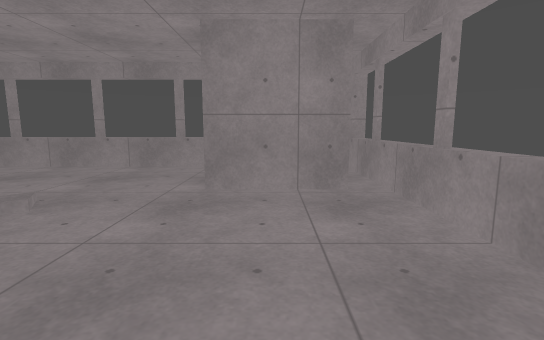
view 1 (above)

16 first-person views from a walk through a Godot game level. The camera is 1.2 m above the floor, tilts 8° down and sees 85° across. The floor is counted in squares, 0.5 m on a side. Each view is taken from the middle of a square. On the plan, view 1 faces up. The plan holds only what a view shows up to about 19 squares ahead; the rest is blank. The place goes on beyond the plan. Surface patterns are stand-ins for the level's own textures.

view 2
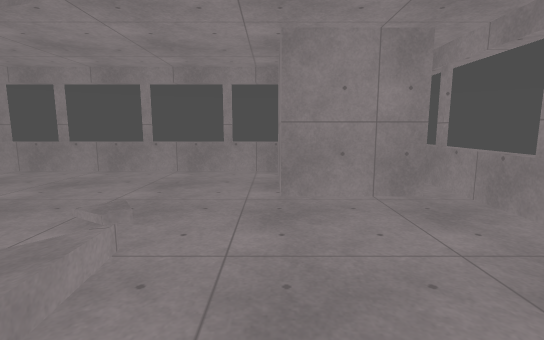

view 3
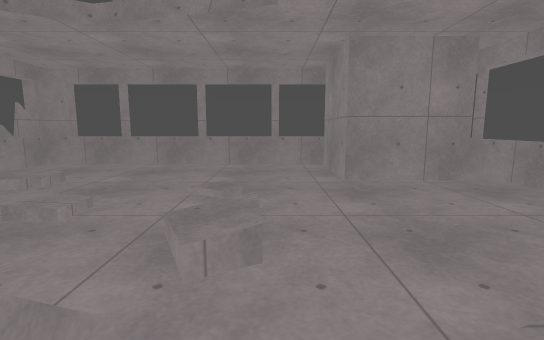

view 4
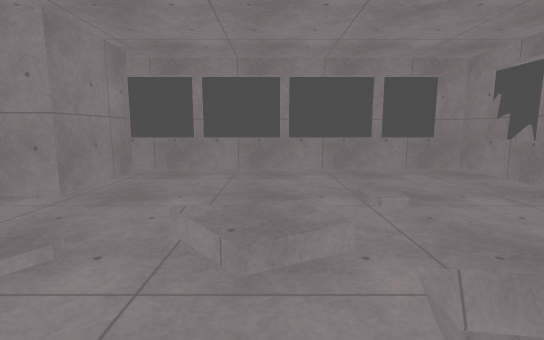

view 5
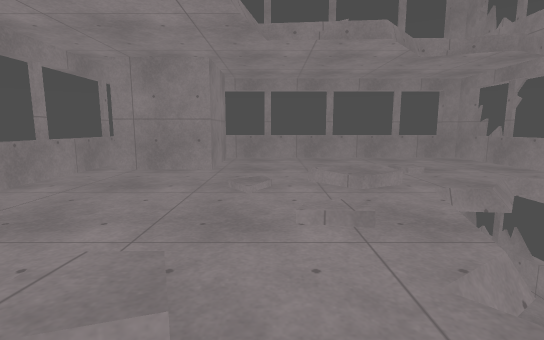

view 6
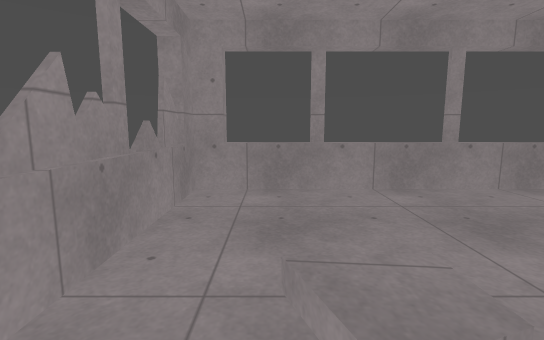

view 7
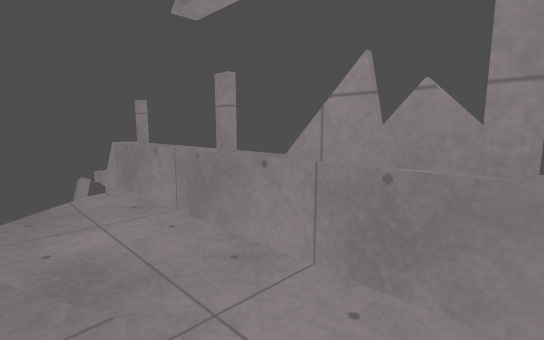

view 8
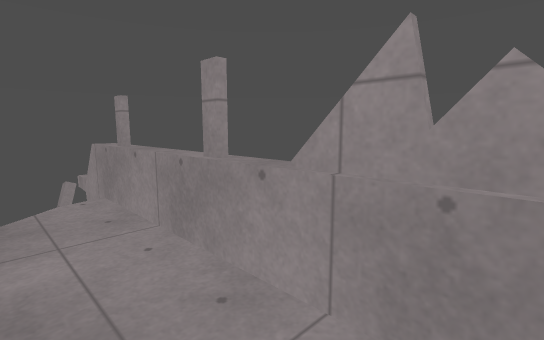

view 9
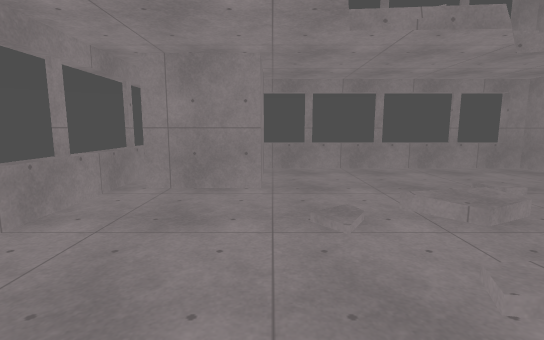

view 10
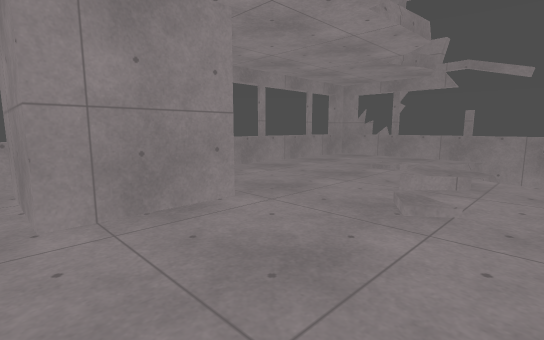

view 11
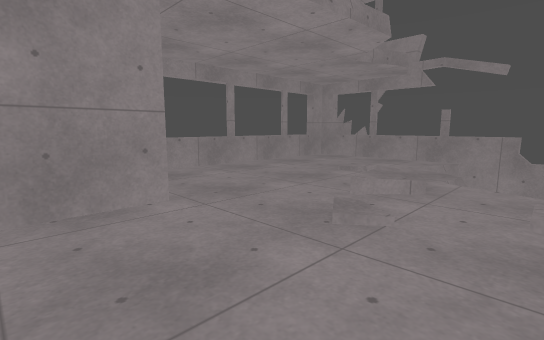

view 12
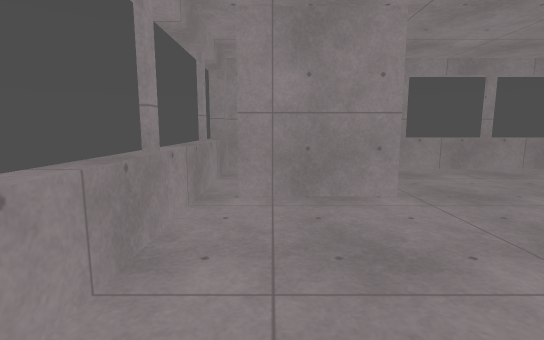

view 13
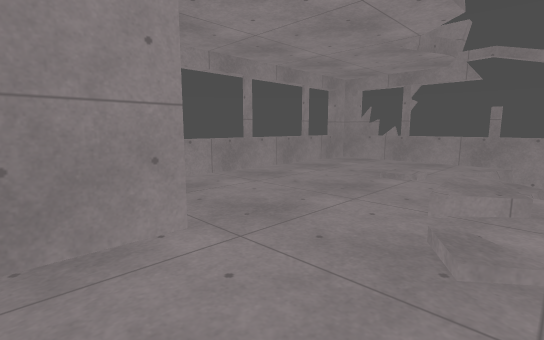

view 14
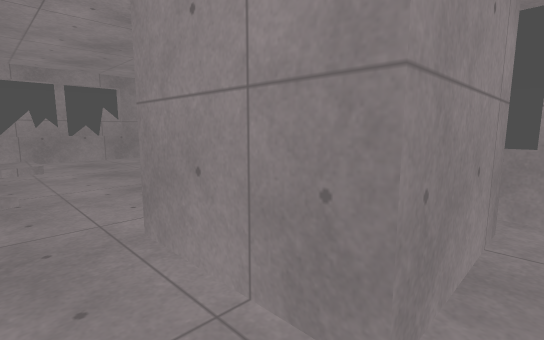

view 15
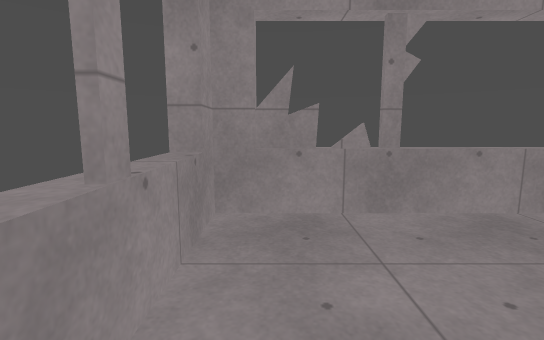

view 16
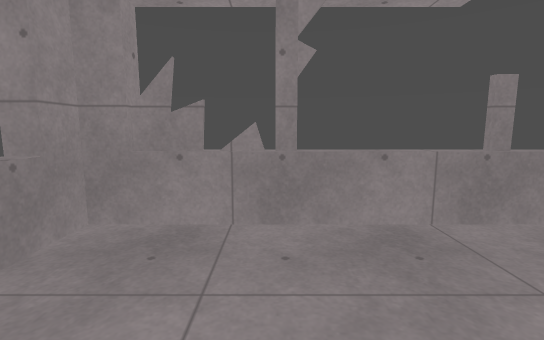

### Floor plan
Key: @ floor where view 1 was taken; # wall or solid block; . main floor; : floor 0.25 m higher than the main floor; - floor 0.25 m lower than the main floor; / step, stairs or slope; = window, fence, low wall or low ledge; ^ raised ledge; v drop or lower ground.
Columns run from 22 left of view 1 to 5 right of it. Each row starts with its distance up from view 1.
 19  ##===#====#====#=====#===##
 18  #.........................#
 17  #.................#######.^
 16  #.................#     #.^
 15  #.................#     #.^
 14  #.................#     #.#
 13  #.................#=    #.^
 12 ##.................#######.^
 11  #..//:....................^
 10 ^^...::......./............^
  9 ^^.../......./:............^
  8 =#............//...........#
  7 ^^.......//................^
  6 ^^......./:..../...........^
  5 ^^....-......./:...........^
  4 ^^...v ......./:/..........^
  3 =#..v  vv.....///..........#
  2  ^vv       v...............^
  1  ^           v....//.......^
  0  =           v....//..@....^
 -1  v           v.............^
 -2  v            v............#
 -3  v             v...........^
 -4                 v..........^
 -5                 ...........^
 -6                v...........#
 -7 vv         vv^^=======#=####
 -8 vv          ^  ###########

Positions as (right, up) in squares from view 1, and headings:
1: (0, 0), facing up
2: (-3, 0), facing up
3: (-6, -2), facing up
4: (-13, 4), facing right
5: (-20, 8), facing right
6: (-18, 7), facing up
7: (-17, 14), facing down-left
8: (-18, 13), facing down-left
9: (-17, 11), facing right
10: (-11, 18), facing down-right
11: (-12, 16), facing down-right
12: (-13, 16), facing right
13: (-9, 15), facing down-right
14: (4, 9), facing up-left
15: (3, 1), facing down
16: (0, 0), facing down
